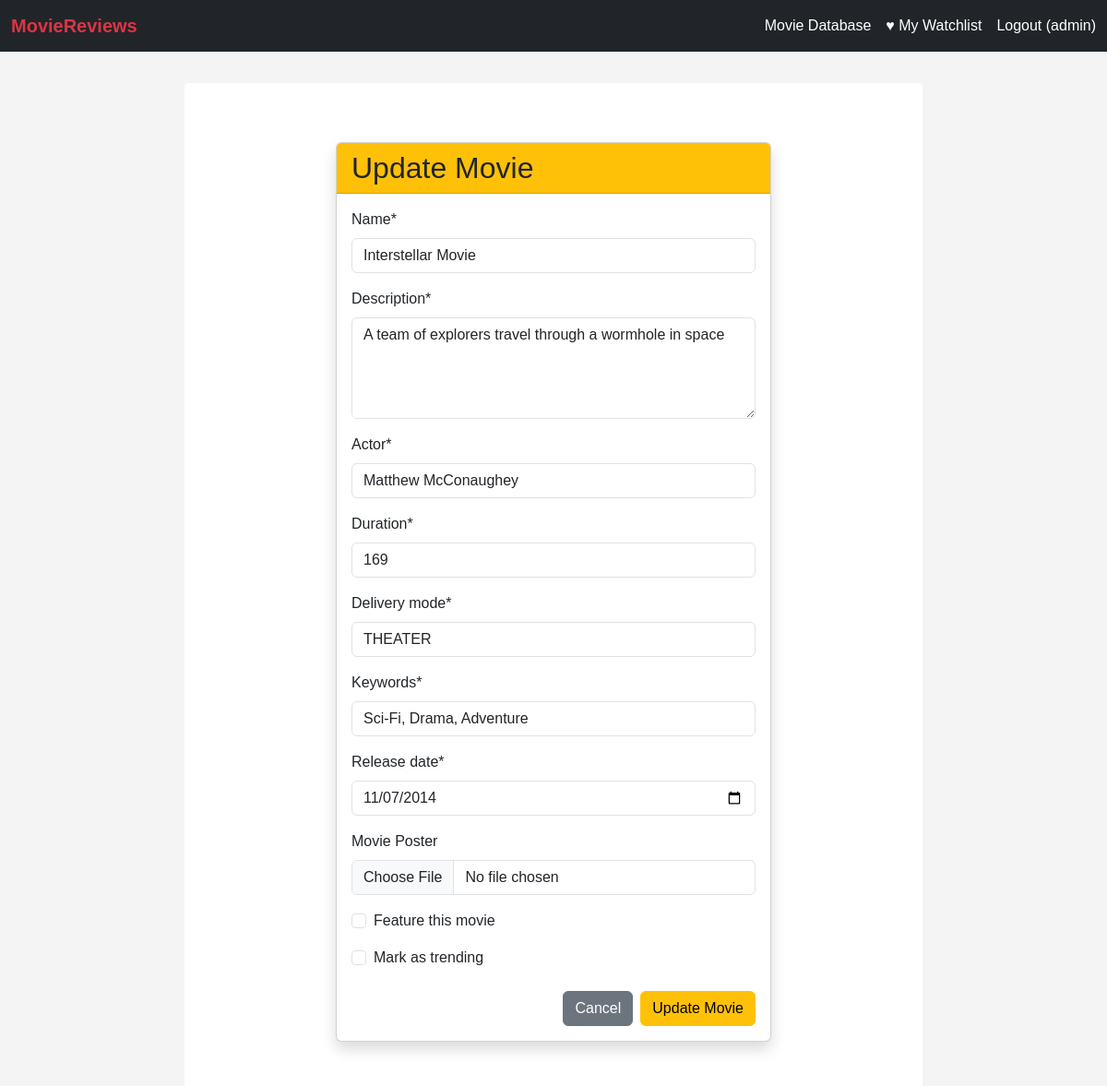
Page /movies/movie-database/update/6/ (signed in) on the committed database.
### movies/models.py (models this page shows, shortened)
class Movie(models.Model):
    name = models.CharField(max_length=200)
    description = models.TextField()
    actor = models.CharField(max_length=100)  # Main actor
    duration = models.IntegerField()  # Duration in minutes
    delivery_mode = models.CharField(max_length=20)  # THEATER or STREAMING
    keywords = models.CharField(max_length=200)  # Movie genre/type
    release_date = models.DateField()

### movies/views.py (the view, shortened to what this page needs)
# urls.py: path('movie-database/update/<int:pk>/', views.MovieUpdateView.as_view(), name='update_movie'),
class MovieUpdateView(LoginRequiredMixin, UserPassesTestMixin, UpdateView):
    model = Movie
    form_class = UpdateMovieForm
    template_name = 'movies/update_movie.html'
    success_url = reverse_lazy('movies:movie_list')
    def test_func(self):
        return self.request.user.is_staff
    def get_initial(self):
        initial = super().get_initial()
        if hasattr(self.object, 'profile'):
            initial['is_featured'] = self.object.profile.is_featured
            initial['is_trending'] = self.object.profile.is_trending
        return initial

### movies/forms.py
class UpdateMovieForm(forms.ModelForm):
    poster_image = forms.ImageField(required=False, label='Movie Poster')
    is_featured = forms.BooleanField(required=False, label='Feature this movie')
    is_trending = forms.BooleanField(required=False, label='Mark as trending')
    class Meta:
        model = Movie
        fields = ['name', 'description', 'actor', 'duration', 'delivery_mode', 'keywords', 'release_date']
        widgets = {
            'description': forms.Textarea(attrs={'rows': 4}),
            'release_date': forms.DateInput(attrs={'type': 'date'}),
        }

### movies/templates/movies/update_movie.html (shortened to what this page needs)
{% extends "HTMLs/base.html" %}
{% load crispy_forms_tags %}
{% block content %}
    <div class="container mt-4">
        <div class="row justify-content-center">
            <div class="col-md-8">
                <div class="card shadow">
                    <div class="card-header bg-warning text-dark">
                        <h2 class="mb-0">Update Movie</h2>
                    </div>
                    <div class="card-body">
                        <form method="post" enctype="multipart/form-data">
                            {{ form|crispy }}
                            <div class="d-flex justify-content-end mt-4">
                                <a href="{% url 'movies:movie_list' %}" class="btn btn-secondary me-2">Cancel</a>
                                <button type="submit" class="btn btn-warning">Update Movie</button>
                            </div>
                        </form>
                    </div>
                </div>
            </div>
        </div>
    </div>
{% endblock %}

### my_templates/templates/HTMLs/navigation_bar.html (shortened to what this page needs)
<nav class="navbar navbar-expand-lg navbar-dark bg-dark fixed-top">
    <div class="container-fluid">
        <a class="navbar-brand text-danger fw-bold" href="{% url 'my_templates:inherited_form' %}">MovieReviews</a>
        <div class="d-flex gap-3">
            {% if user.is_authenticated %}
                <a class="nav-link text-white" href="{% url 'movies:movie_list' %}">Movie Database</a>
                <a class="nav-link text-white" href="{% url 'movies:watchlist' %}">♥ My Watchlist</a>
                <form method="post" action="{% url 'movies:logout' %}" style="display: inline; margin: 0;">
                    <button type="submit" class="nav-link text-white btn btn-link" style="border: none; padding: 0; text-decoration: none;">
                        Logout ({{ user.username }})
                    </button>
                </form>
            {% else %}
                <a class="nav-link text-white" href="{% url 'movies:login' %}">Login</a>
                <a class="nav-link text-white" href="{% url 'movies:register' %}">Register</a>
            {% endif %}
        </div>
    </div>
</nav>

### my_templates/templates/HTMLs/base.html (style rules this page uses)
body { padding-top: 70px; font-family: Arial, sans-serif; margin: 0; background-color: #f4f4f4; }
.container { max-width: 800px; margin: 20px auto; background-color: white; padding: 20px; border-radius: 5px; }

### rows in the picture
Movie: name "Interstellar Movie", description "A team of explorers travel through a wormhole in space", actor "Matthew McConaughey", duration "169", delivery_mode "THEATER", keywords "Sci-Fi, Drama, Adventure", release_date "11/07/2014"

### other values in the picture
{{ user.username }} "admin"
